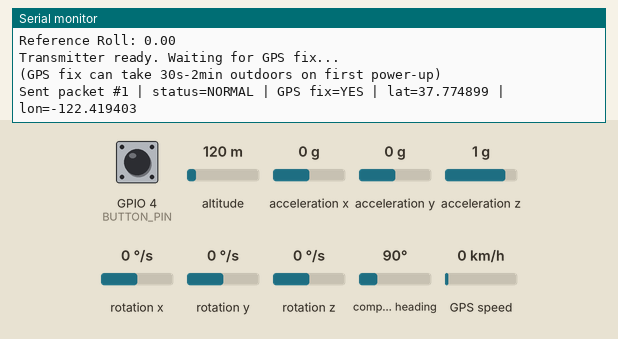
The sketch below on a simulated ESP32. Shown: the last lines printed to the serial monitor. Inputs (shaded band) come from the test bench; at power-on: GPIO 4 (BUTTON_PIN) HIGH, altitude 120 m, acceleration x 0 g, acceleration y 0 g, acceleration z 1 g, rotation x 0 °/s, rotation y 0 °/s, rotation z 0 °/s, compass heading 90°, GPS speed 0 km/h. The GPS gets a fix after 3 s at 37.7749, -122.4194 with 8 satellites; no radio packets arrive unless stated.

Above: at 8.5 s.
8.6 s: GPIO 4 (BUTTON_PIN) pulled LOW for 0.15 s
At 9.9 s:
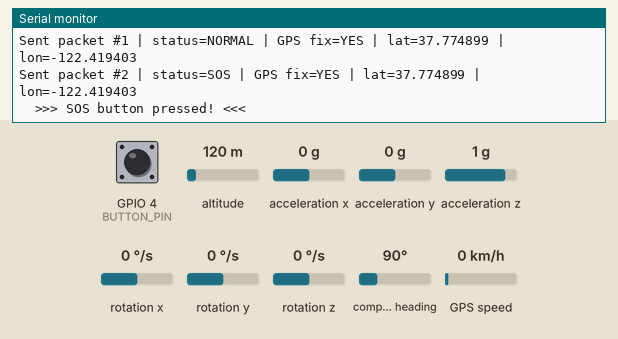
10.2 s: GPIO 4 (BUTTON_PIN) pulled LOW for 1 s
At 11.4 s:
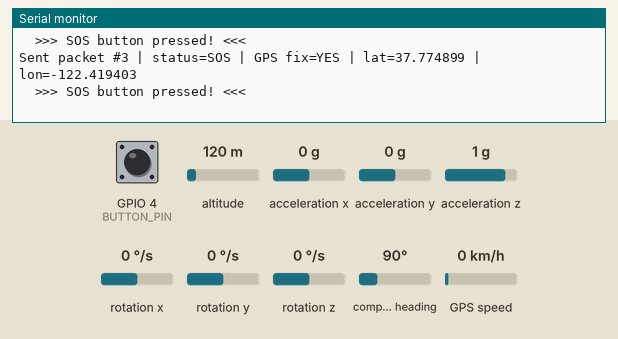
Timing chart, 0 to 13.2 s (numbered marks = the images above; inputs shaded):
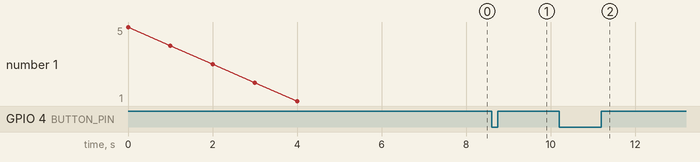

The sketch:

5.6_Transmitter_FallAlert.ino
```cpp
/*
  ============================================================
  PHASE 5.5 -> 5.6 - Fall Alert Transmission
  ============================================================
  5.6 adds: MPU-6050 fall detection (from Phase 3.8 finalized
  module, v2.1 logic - FreeFall + Impact + Lying confirmation +
  6s timeout) wired into the LoRa transmitter. A confirmed fall
  now sends an immediate STATUS_FALL packet, the same way the
  SOS button sends an immediate STATUS_SOS packet.

  Board: ESP32
  Wiring:
    LoRa (SX1278):
      VCC->3.3V, GND->GND, SCK->18, MISO->19, MOSI->23,
      NSS->5, RESET->14, DIO0->26
    SOS Button:
      One leg -> GPIO 4, other leg -> GND (uses internal pull-up)
    GPS (NEO-M8N):
      VCC->3.3V/5V, GND->GND, GPS TX->ESP32 GPIO16, GPS RX->ESP32 GPIO17
      (uses ESP32 hardware Serial2)
    MPU-6050 (new in 5.6):
      VCC->3.3V, GND->GND, SDA->GPIO21, SCL->GPIO22 (I2C)

  NOTE: setup() calibrates the MPU for ~7 seconds (5s countdown +
  ~2s sampling). Keep the vest still and level on the worker
  during this window, same as the standalone Phase 3.8 test.
  ============================================================
*/

#include <SPI.h>
#include <LoRa.h>
#include <TinyGPSPlus.h>
#include <Wire.h>
#include <MPU6050.h>
#include <math.h>

// ---------------- ESP32 pin mapping ----------------
#define SS_PIN    5
#define RST_PIN   14
#define DIO0_PIN  26
#define BUTTON_PIN 4

#define GPS_RX_PIN 16   // ESP32 pin that receives data FROM GPS TX
#define GPS_TX_PIN 17   // ESP32 pin that sends data TO GPS RX

#define I2C_SDA 21
#define I2C_SCL 22

#define LORA_FREQUENCY 433E6   // must match receiver

// Unique ID for this worker unit - change per device when you have multiple
#define DEVICE_ID 1

#define SEND_INTERVAL_MS 5000

// ---------------- Status codes ----------------
enum WorkerStatus : uint8_t {
  STATUS_NORMAL = 0,
  STATUS_SOS    = 1,
  STATUS_FALL   = 2   // new in 5.6
};

// ---------------- Packet structure (unchanged from 5.5) ----------------
struct __attribute__((packed)) DataPacket {
  uint8_t  header;       // 0xAA = marks a valid packet
  uint8_t  deviceId;
  uint16_t packetId;     // increments each send
  uint8_t  status;        // WorkerStatus
  float    latitude;      // 0.0 if no GPS fix yet
  float    longitude;     // 0.0 if no GPS fix yet
};

TinyGPSPlus gps;
HardwareSerial gpsSerial(2); // ESP32 Serial2

uint16_t packetCounter = 0;
unsigned long lastSend = 0;

/*
 * ==========================================================
 * MPU-6050 Fall Detection (from Phase 3.8, v2.1 - unchanged)
 * ==========================================================
 */

MPU6050 mpu;

enum WorkerMotionState {
  STANDING = 0,
  FORWARD_LEAN,
  BACKWARD_LEAN,
  LEFT_LEAN,
  RIGHT_LEAN,
  FALL_DETECTED,
  UNKNOWN_STATE
};

WorkerMotionState currentMotionState = STANDING;

int16_t ax, ay, az;
int16_t gx, gy, gz;

const int FILTER_SIZE = 10;
const int CAL_SAMPLES = 100;

long axBuf[FILTER_SIZE] = {0};
long ayBuf[FILTER_SIZE] = {0};
long azBuf[FILTER_SIZE] = {0};

int filterIndex = 0;

float axF, ayF, azF;
float pitch, roll;
float refPitch, refRoll;
float tiltPitch, tiltRoll;

float pitchThreshold = 15.0;
float rollThreshold  = 20.0;

bool motionStateChanged = false;

bool freeFallDetected = false;
float totalAcceleration = 0.0;
float rawAcceleration = 0.0;
const float FREE_FALL_THRESHOLD = 0.80;

bool impactDetected = false;
const float IMPACT_THRESHOLD = 1.8;

bool fallLatched = false;
bool workerRecovered = false;

bool lyingDetected = false;
unsigned long lyingStartTime = 0;
const unsigned long LYING_CONFIRM_TIME = 1500;
const float LYING_ANGLE = 70.0;

bool fallDetected = false;
unsigned long fallStartTime = 0;
const unsigned long FALL_TIMEOUT = 6000;

// 5.6: tracks whether we've already radioed this specific fall event
bool fallAlertSent = false;

void updateMPUFilter() {
  mpu.getMotion6(&ax, &ay, &az, &gx, &gy, &gz);
  axBuf[filterIndex] = ax;
  ayBuf[filterIndex] = ay;
  azBuf[filterIndex] = az;

  filterIndex = (filterIndex + 1) % FILTER_SIZE;

  long sx = 0, sy = 0, sz = 0;
  for (int i = 0; i < FILTER_SIZE; i++) {
    sx += axBuf[i];
    sy += ayBuf[i];
    sz += azBuf[i];
  }

  axF = sx / (float)FILTER_SIZE;
  ayF = sy / (float)FILTER_SIZE;
  azF = sz / (float)FILTER_SIZE;

  pitch = atan2(azF, sqrt(axF * axF + ayF * ayF)) * 180.0 / PI;
  roll  = atan2(ayF, sqrt(axF * axF + azF * azF)) * 180.0 / PI;

  totalAcceleration = sqrt(axF * axF + ayF * ayF + azF * azF);
  rawAcceleration = sqrt((float)ax * ax + (float)ay * ay + (float)az * az);
}

void calibrateMPU() {
  Serial.println(F("MPU-6050 automatic calibration - keep the vest still"));
  for (int i = 5; i > 0; i--) {
    Serial.println(i);
    delay(1000);
  }

  float ps = 0, rs = 0;
  for (int i = 0; i < CAL_SAMPLES; i++) {
    updateMPUFilter();
    ps += pitch;
    rs += roll;
    delay(20);
  }

  refPitch = ps / CAL_SAMPLES;
  refRoll  = rs / CAL_SAMPLES;

  Serial.print(F("Reference Pitch: ")); Serial.println(refPitch, 2);
  Serial.print(F("Reference Roll: "));  Serial.println(refRoll, 2);
}

void detectFreeFall() {
  float normalizedAcceleration = rawAcceleration / 16384.0;
  if (normalizedAcceleration < FREE_FALL_THRESHOLD) {
    freeFallDetected = true;
    if (fallStartTime == 0) {
      fallStartTime = millis();
    }
  }
}

void detectImpact() {
  float normalizedAcceleration = rawAcceleration / 16384.0;
  if (normalizedAcceleration > IMPACT_THRESHOLD) {
    impactDetected = true;
  }
}

void detectLyingPosition() {
  bool horizontal = (fabs(tiltPitch) > LYING_ANGLE || fabs(tiltRoll) > LYING_ANGLE);

  if (horizontal) {
    if (lyingStartTime == 0) {
      lyingStartTime = millis();
    }
    if (millis() - lyingStartTime >= LYING_CONFIRM_TIME) {
      lyingDetected = true;
    }
  } else {
    lyingDetected = false;
    lyingStartTime = 0;
  }
}

void detectRecovery() {
  workerRecovered = (!lyingDetected && fabs(tiltPitch) < 10 && fabs(tiltRoll) < 10);
}

void updateWorkerMotionState() {
  if (fallLatched) {
    currentMotionState = FALL_DETECTED;
    return;
  }

  WorkerMotionState previousState = currentMotionState;

  if (lyingDetected) {
    currentMotionState = UNKNOWN_STATE;
    motionStateChanged = (previousState != currentMotionState);
    return;
  }

  currentMotionState = STANDING;

  if (tiltPitch < -pitchThreshold) {
    currentMotionState = FORWARD_LEAN;
  } else if (tiltPitch > pitchThreshold) {
    currentMotionState = BACKWARD_LEAN;
  } else if (tiltRoll > rollThreshold) {
    currentMotionState = LEFT_LEAN;
  } else if (tiltRoll < -rollThreshold) {
    currentMotionState = RIGHT_LEAN;
  }

  motionStateChanged = (previousState != currentMotionState);
}

void updateFallDetection() {
  // Auto recovery
  if (fallLatched) {
    if (!workerRecovered) {
      currentMotionState = FALL_DETECTED;
      fallDetected = true;
      motionStateChanged = true;
      return;
    }

    // Worker genuinely stood back up
    fallLatched = false;
    fallDetected = false;
    freeFallDetected = false;
    impactDetected = false;
    // NOTE: lyingDetected intentionally NOT reset here - detectLyingPosition()
    // is the single owner of that flag.
    fallStartTime = 0;
  }

  if (fallStartTime != 0 && millis() - fallStartTime <= FALL_TIMEOUT) {
    if (!fallLatched && freeFallDetected && impactDetected && lyingDetected) {
      fallDetected = true;
      fallLatched = true;
      currentMotionState = FALL_DETECTED;
      motionStateChanged = true;
      fallStartTime = 0;
    } else if (!fallLatched) {
      fallDetected = false;
    }
  } else {
    fallDetected = false;
    fallStartTime = 0;
    freeFallDetected = false;
    impactDetected = false;
    // NOTE: lyingDetected intentionally NOT reset here (see note above).
  }
}

/*
 * ==========================================================
 * Setup / Loop
 * ==========================================================
 */

void setup() {
  Serial.begin(115200);
  while (!Serial) { ; }

  Serial.println();
  Serial.println(F("=== Phase 5.6: Fall Alert Transmission ==="));

  pinMode(BUTTON_PIN, INPUT_PULLUP);

  // NEO-M8N default baud rate is 9600
  gpsSerial.begin(9600, SERIAL_8N1, GPS_RX_PIN, GPS_TX_PIN);

  Wire.begin(I2C_SDA, I2C_SCL);
  mpu.initialize();
  calibrateMPU();

  SPI.begin(18, 19, 23, SS_PIN);
  LoRa.setPins(SS_PIN, RST_PIN, DIO0_PIN);

  if (!LoRa.begin(LORA_FREQUENCY)) {
    Serial.println(F("LoRa init FAILED. Check wiring/frequency."));
    while (true) { delay(1000); }
  }

  LoRa.setSpreadingFactor(9);
  LoRa.setSignalBandwidth(125E3);
  LoRa.setCodingRate4(5);
  LoRa.setTxPower(20);

  Serial.println(F("Transmitter ready. Waiting for GPS fix..."));
  Serial.println(F("(GPS fix can take 30s-2min outdoors on first power-up)"));
}

void loop() {
  feedGPS();

  // ---- update fall detection state every loop ----
  updateMPUFilter();
  tiltPitch = pitch - refPitch;
  tiltRoll  = roll  - refRoll;

  detectFreeFall();
  detectImpact();
  detectLyingPosition();
  detectRecovery();
  updateWorkerMotionState();
  updateFallDetection();

  // ---- Priority 1: Manual SOS button (active LOW) ----
  if (digitalRead(BUTTON_PIN) == LOW) {
    sendPacket(STATUS_SOS);
    Serial.println(F("  >>> SOS button pressed! <<<"));
    delay(1000); // simple debounce
    return;
  }

  // ---- Priority 2: Fall alert - send once per fall event, immediately ----
  if (fallLatched && !fallAlertSent) {
    sendPacket(STATUS_FALL);
    fallAlertSent = true;
    Serial.println(F("  >>> FALL DETECTED - alert sent! <<<"));
  }

  // Reset the "already sent" flag once the worker has recovered,
  // so the next real fall can trigger a fresh alert.
  if (!fallLatched) {
    fallAlertSent = false;
  }

  // ---- Priority 3: Normal heartbeat ----
  // While a fall is still latched (worker hasn't recovered), keep
  // reporting FALL status on the heartbeat too, in case the first
  // alert packet was lost over the air.
  if (millis() - lastSend >= SEND_INTERVAL_MS) {
    lastSend = millis();
    sendPacket(fallLatched ? STATUS_FALL : STATUS_NORMAL);
  }
}

void feedGPS() {
  while (gpsSerial.available() > 0) {
    gps.encode(gpsSerial.read());
  }
}

void sendPacket(uint8_t status) {
  DataPacket pkt;
  pkt.header   = 0xAA;
  pkt.deviceId = DEVICE_ID;
  pkt.packetId = ++packetCounter;
  pkt.status   = status;

  if (gps.location.isValid()) {
    pkt.latitude  = (float)gps.location.lat();
    pkt.longitude = (float)gps.location.lng();
  } else {
    pkt.latitude  = 0.0;
    pkt.longitude = 0.0;
  }

  LoRa.beginPacket();
  LoRa.write((uint8_t*)&pkt, sizeof(pkt));
  LoRa.endPacket();

  Serial.print(F("Sent packet #"));
  Serial.print(pkt.packetId);
  Serial.print(F(" | status="));
  Serial.print(status == STATUS_SOS ? "SOS" : (status == STATUS_FALL ? "FALL" : "NORMAL"));
  Serial.print(F(" | GPS fix="));
  Serial.print(gps.location.isValid() ? "YES" : "NO");
  Serial.print(F(" | lat="));
  Serial.print(pkt.latitude, 6);
  Serial.print(F(" | lon="));
  Serial.println(pkt.longitude, 6);
}
```

Measured:
- after the input at 8.6 s, the serial monitor: prints a new line after 0.06 s (image 1)
- after the input at 10.2 s, the serial monitor: prints a new line after 0.06 s (image 2)
